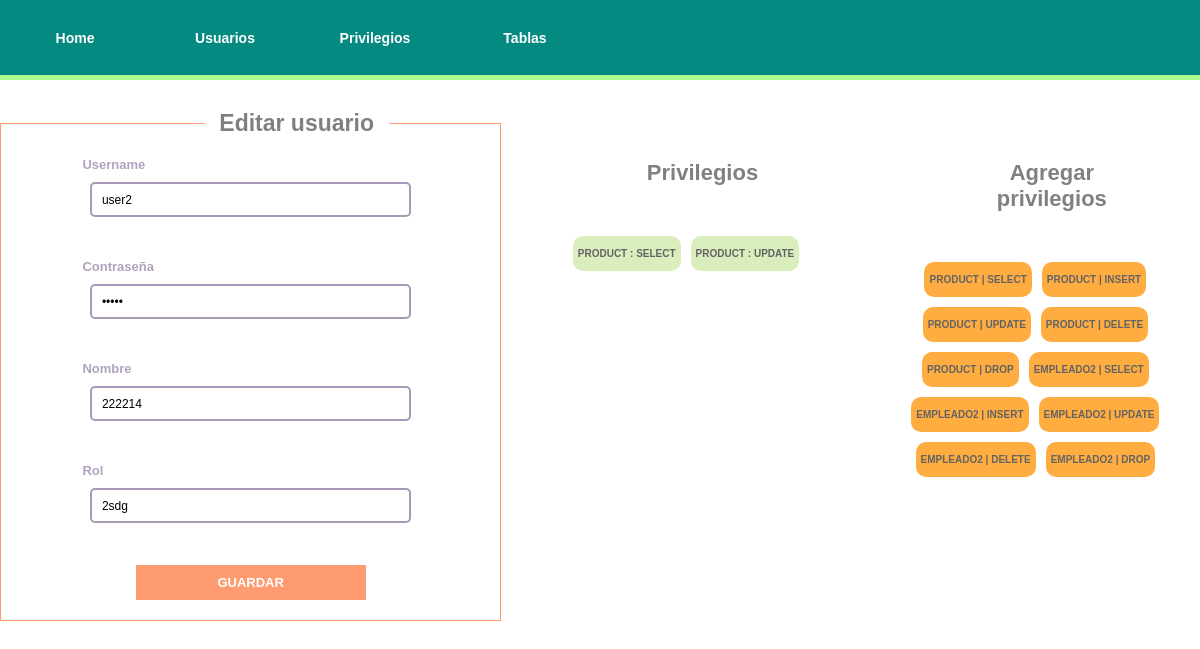
Page /administration/Users/10/EditUser/ on the earlier database version.
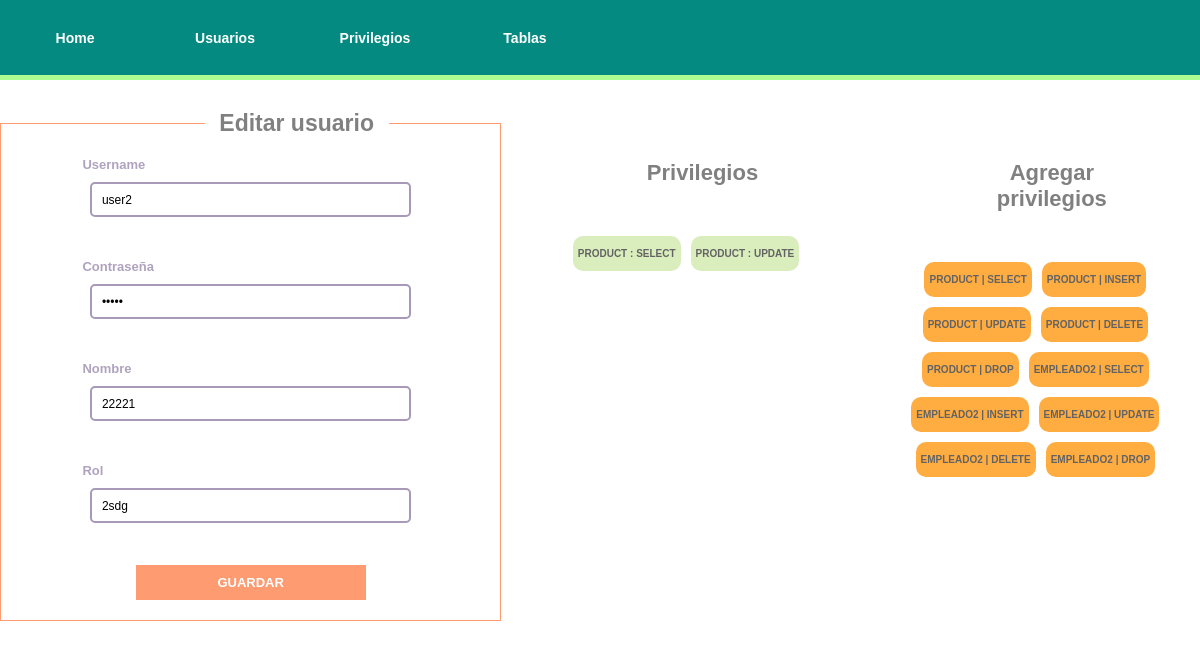
Same page on the later database version.
### administration/models.py (models this page shows, shortened)
class User(models.Model):
    username = models.CharField(max_length = 100)
    password = models.CharField(max_length=100)
    name = models.CharField(max_length=100)
    rol = models.CharField(max_length = 100)
    update_date = models.DateTimeField("Fecha de actualizacion")

### administration/views.py (the view)
# urls.py: path("Users/<int:user_id>/EditUser/",views.editUser,name="edit_user"),
def editUser(request, user_id):
    tables={}
    privileges ={}
    for t in Table.objects.all():
        tables[t.id] = t.table
    for p in Privilege.objects.all():
        privileges[p.id]=p.privilege
    user=get_object_or_404(User, pk=user_id)
    priv = user.control_set.all()
    privs = {}
    for p in priv:
        privs[Table.objects.get(pk=p.table.id).table]=Privilege.objects.get(pk=p.privilege.id).privilege
    return render(request, "administration/new_user.html", {"user_obj":user,"privs":priv, "privileges":privileges, "tables":tables})

### administration/models.py (called while the page is built)
    def __str__(self) -> str:
        return self.table

    def __str__(self) -> str:
        return self.privilege

### administration/templates/administration/new_user.html (shortened to what this page needs)
{% load static %}
<!DOCTYPE html>
<html lang="es">
<head>
    <link rel="stylesheet" href="{% static 'styles/styles.css' %}">
</head>
<body>
    <nav>
        <ul>
            <li><a href="{% url 'administration:index' %}">Home</a></li>
            <li><a href="{% url 'administration:users' %}">Usuarios</a></li>
            <li><a href="{% url 'administration:privileges' %}">Privilegios</a></li>
            <li><a href="{% url 'administration:tables' %}">Tablas</a></li>
        </ul>
    </nav>
    <main>
        {% if user_obj %}
        <form action="{% url 'administration:update_user' user_obj.id %}" class="new-form" method="post">
            <fieldset>
                <legend>
                    <h1>Editar usuario</h1>
                </legend>
                <label for="username">Username</label>
                <input type="text" name="username" id="username" placeholder="Username" value="{{ user_obj.username }}"
                    required>
                <br>
                <br>
                <label for="password">Contraseña</label>
                <input type="password" name="password" id="password" placeholder="Escribe una contraseña"
                    value="{{ user_obj.username }}" required>
                <br>
                <br>
                <label for="name">Nombre</label>
                <input type="text" name="name" id="name" placeholder="Nombre" value="{{ user_obj.name }}" required>
                <br>
                <br>
                <label for="rol">Rol</label>
                <input type="text" name="rol" id="rol" placeholder="Rol" value="{{ user_obj.rol }}" required>
                <br>
                <br>
                <input type="submit" value="Guardar">
            </fieldset>
            <div class="privilege-container">
                <h2>
                    Privilegios
                </h2>
                <div>
                    <ul>
                        {% for op in privs %}
                        <li>{{ op.table }} : {{ op.privilege }}</li>
                        {% endfor %}
                    </ul>
                </div>
            </div>
            <div class="privilege-container">
                <h2>Agregar privilegios</h2>
                <ul>
                    {% for t, t_value in tables.items %}
                    {% for p, p_value in privileges.items %}
                    <li style="background-color: rgba(255, 153, 20, 0.808)"><a href="{% url 'administration:add_user_privilege' user_obj.id t p %}">{{ t_value }} | {{ p_value }}</a></li>
                    {% endfor %}
                    {% endfor %}
                </ul>
            </div>
        </form>
        {% endif %}
    </main>
</body>
</html>

Differences in the rows shown:
changed User "user2": name "222214" → "22221"
